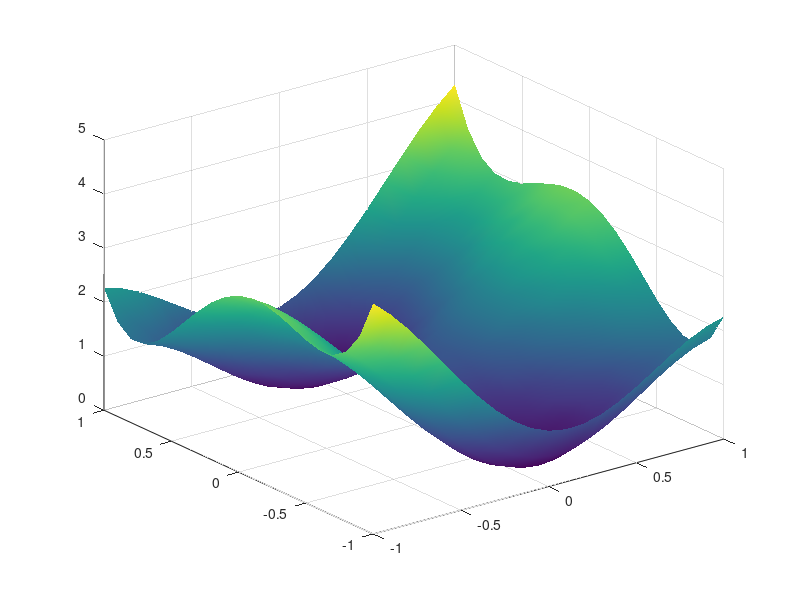
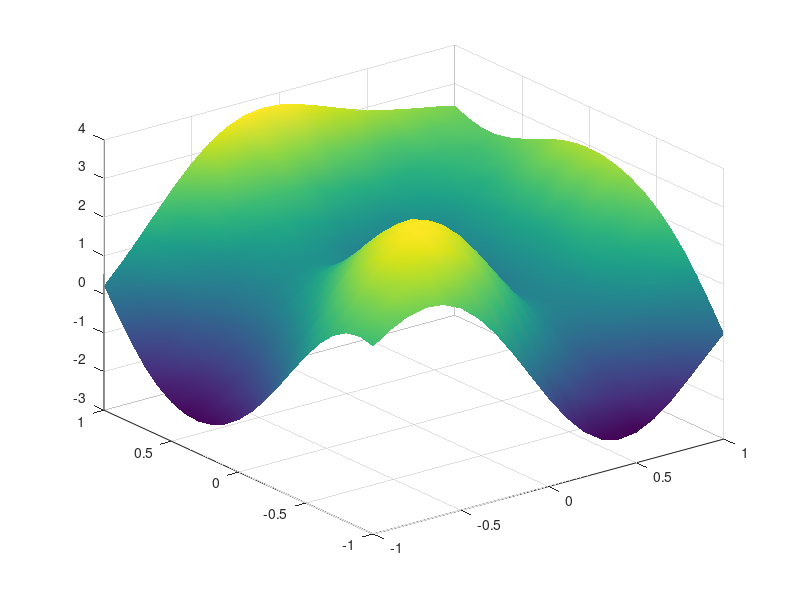
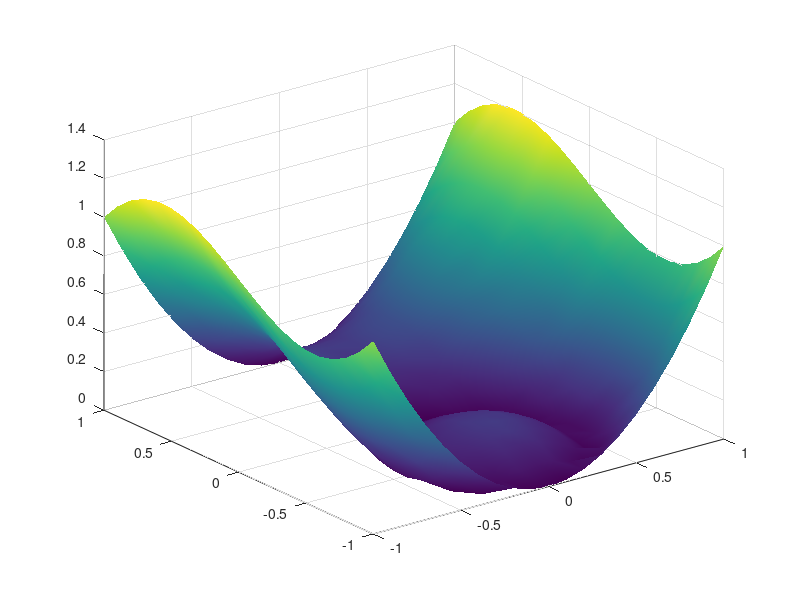
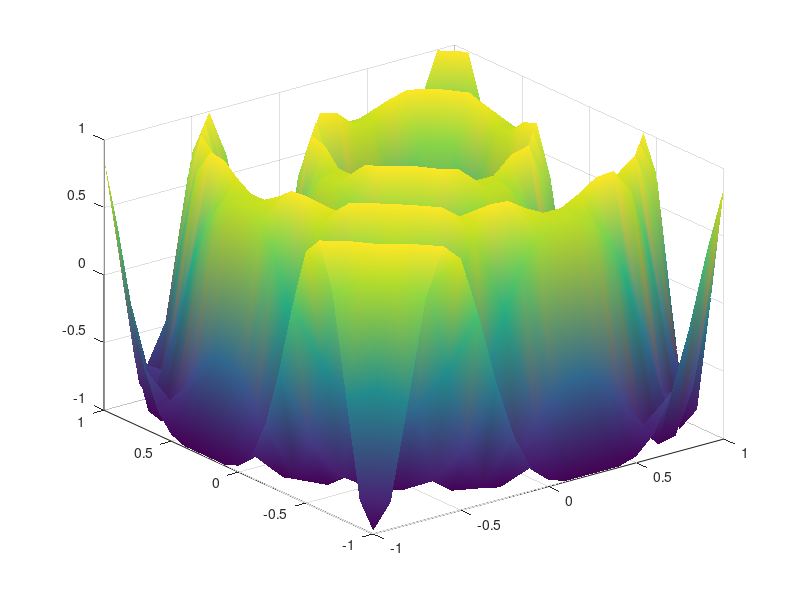

Write MATLAB code to recreate these figures, in order. (Note: this script raises an error after producing the figures.)
clc;
clear variables;
close all force;

Na = 30;
Nb = 5*Na;
a = [-1,-1];    %left bottom point
b = [1,1];      %right top point





%interpolated grid
T0 = zeros(Na, 2);
T0(:,1) = (a(1):(b(1)-a(1))/(Na-1):b(1))';
T0(:,2) = (a(2):(b(2)-a(2))/(Na-1):b(2))';

%interpolation grid
T = zeros(Nb, 2);
T(:,1) = (a(1):(b(1)-a(1))/(Nb-1):b(1))';
T(:,2) = (a(2):(b(2)-a(2))/(Nb-1):b(2))';

%interpolated function

% f = @(x,y) ((x+5).^2 + y.^2 + 10);
% f = @(x,y) (x.^2 - y.^2)/2;
% f = @(x,y) x.^2 + 2;
% f = @(x,y) (x.^2 + y.^2+2).^0.5;
% f = @(x,y) (5+x)./(5-x).*(x.^2) - y.^2;

%from https://www.emse.fr/enbis-emse2009/pdf/articles/Muehlenstaedt%20Kuhnt.pdf
fList = cell(6,1);
fNames=cell(6,1);
fZones = cell(6,2);
fXYLim=cell(6,1);
fZLim=cell(6,1);
%Hump function
fList{2} = @(x,y) 1.0316+4*x.^2-2.1*x.^4 + (1/3)*x.^6 + x.*y - 4*y.^2 + 4*y.^4;
fNames{2} = 'Hump';
fZones{2,1} = [-7;-7];
fZones{2,2} = [7;7];
%Peaks function
fList{3} = @(x,y) 3*((1-x).^2).*exp(-x.^2-(y+1).^2)-10*(x./5-x.^3-y.^5).*exp(-x.^2-y.^2)-(1/3)*exp(-(x+1).^2-y.^2);
fNames{3} = 'Peaks';
fZones{3,1} = [-5;-5];
fZones{3,2} = [5;5];
%Not smooth
fList{4} = @(x,y) abs(x.^2 + sin(0.5*pi*y) - y);
fNames{4} = 'Not smooth';
fZones{4,1} = [-1;-1];
fZones{4,2} = [1;1];
%Sibson
fList{5} = @(x,y) cos(4*pi*((x-0.25).^2 + (y-0.25).^2).^(1/2));
fNames{5} = 'Sibson';
fZones{5,1} = [0;0];
fZones{5,2} = [1;1];

fList{6}=@(x,y) ((100*x).^2 + (100*y).^2 + 10);
fNames{6}='Paraboloid';
fZones{6,1} = [-50;-50];
fZones{6,2} = [50;50];


[X0,Y0] = meshgrid((a(1):0.1:b(1))',(a(2):0.1:b(2))');
for fN=2:1:size(fList,1)
    figure(fN);
    surf(X0,Y0,fList{fN}(X0,Y0));
    shading interp;
end

%grid
[X0,Y0] = meshgrid(T0(:,1),T0(:,2));
[X,Y] = meshgrid(T(:,1),T(:,2));
methNames={'Bilinear', 'Bicubic', 'Bicubic Kramer'};
meths = { @(A,B,C) my_bilinear(A,B,C); @(A,B,C) my_bicubic(A,B,C); @(A,B,C) my_optimized_bicubic(A,B,C) };
Err=[];
Time=[];
for fN=2:1:size(fList,1)
% for fN=4:1:4
    a = fZones{fN,1};
    b = fZones{fN,2};
    a=a
    b=b
    %interpolated grid
    T0 = zeros(Na, 2);
    T0(:,1) = (a(1):(b(1)-a(1))/(Na-1):b(1))';
    T0(:,2) = (a(2):(b(2)-a(2))/(Na-1):b(2))';

    %interpolation grid
    T = zeros(Nb, 2);
    T(:,1) = (a(1):(b(1)-a(1))/(Nb-1):b(1))';
    T(:,2) = (a(2):(b(2)-a(2))/(Nb-1):b(2))';

    %grid
    [X0,Y0] = meshgrid(T0(:,1),T0(:,2));
    [X,Y] = meshgrid(T(:,1),T(:,2));
    
    F0 = fList{fN}(X,Y);    %true F value
    timeAverage = zeros(1,3);
    F=zeros(size(F0,1),size(F0,2),3);
    triesNumber=50;
    for j=1:1:triesNumber
        for m = 1:1:3
            tic;
            F(:,:,m) = meths{m}(fList{fN}(X0,Y0), {X0,Y0}, {X,Y});
            timeAverage(m) = timeAverage(m) + toc;
        end
    end
    timeAverage = timeAverage./triesNumber;
    Time=[Time; timeAverage];
    
  
%     figure(fN);
    figure('NumberTitle', 'off', 'Name', fNames{fN});
%     name("efe");
%     subplot(2,2,1);
%     surf(X0,Y0,fList{fN}(X0,Y0));
%     alpha 0.7;
    zL=-1;
    for j=1:1:size(meths,1)-1
        if j==1
            subplot(2,2,[1, 2]);
            
            FT=fList{fN}(X0,Y0);
            if sum(sum(isnan(F(:,:,j))))~=0
                FT(1,:)=nan;
                FT(end,:)=nan;
                FT(:,1)=nan;
                FT(:,end)=nan;
            end
            surf(X0,Y0,FT);
            title('Source');
            alpha 0.7;
            zL=zlim; 
           xL=xlim;
           yL=ylim;
           if abs(zL(1))<0.01
             zL(1) = -zL(2)/10;
           end
        end
%         if j==1
%            zL=zlim; 
%            xL=xlim;
%            yL=ylim;
%            if abs(zL(1))<0.01
%              zL(1) = -zL(2)/10;
%            end
%         end
        zlim(zL);
        xlim(xL);
        ylim(yL);
       subplot(2,2, 2+j);
       
       surf(X,Y,F(:,:,j));
       title(methNames{j});
       shading flat;
       
       zlim(zL);
       xlim(xL);
       ylim(yL);
    end
    F = abs(1-F./F0);
    temp=isnan(F);
    pointsCount=sum(sum(temp==0));
    F(temp)=0;
    Err = [Err, squeeze(sum(sum(F))./pointsCount)];
end
Err(1,:)=[];
Time(:,1)=[];

methNames={'Bilinear', 'Bicubic', 'Bicubic Kramer'};
figure('NumberTitle', 'off', 'Name', 'Conclusion: Na=30, Nb=150');
subplot(1,2,1);
bar(log10(Err'+1));
xticklabels(fNames);
xlabel('Function names');
ylabel('Relative error per point');
grid on;
grid minor;
legend(methNames);
% ylim([0,3]);

subplot(1,2,2);
bar(Time);
xticklabels(fNames);
xlabel('Function names');
ylabel("Work time, s");
grid on;
grid minor;
legend(methNames);

figure(30);
bar(Err(:,end)');
% ylim([0,0.0003]);
xticklabels(methNames);
ylabel('Relative error per point');

Na = 5;
Nb = 30*Na;

%interpolated grid
T0 = zeros(Na, 2);
T0(:,1) = (a(1):(b(1)-a(1))/(Na-1):b(1))';
T0(:,2) = (a(2):(b(2)-a(2))/(Na-1):b(2))';

%interpolation grid
T = zeros(Nb, 2);
T(:,1) = (a(1):(b(1)-a(1))/(Nb-1):b(1))';
T(:,2) = (a(2):(b(2)-a(2))/(Nb-1):b(2))';


%grid
[X0,Y0] = meshgrid(T0(:,1),T0(:,2));
[X,Y] = meshgrid(T(:,1),T(:,2));

Err=[];
Time=[];
for fN=2:1:size(fList,1)
    F0 = fList{fN}(X,Y);    %true F value
    timeAverage = zeros(1,3);
    F=zeros(size(F0,1),size(F0,2),3);
    triesNumber=50;
    for j=1:1:triesNumber
        for m = 1:1:3
            tic;
            F(:,:,m) = meths{m}(fList{fN}(X0,Y0), {X0,Y0}, {X,Y});
            timeAverage(m) = timeAverage(m) + toc;
        end
    end
    timeAverage = timeAverage./triesNumber;
    Time=[Time; timeAverage];
    
    F = abs(1-F./F0);
    temp=isnan(F);
    pointsCount=sum(sum(temp==0));
    F(temp)=0;
    Err = [Err, squeeze(sum(sum(F))./pointsCount)];
end
Err(1,:)=[];
Time(:,1)=[];
QQQ=log10(Err+1)
figure('NumberTitle', 'off', 'Name', 'Conclusion: Na=5, Nb=150');
subplot(1,2,1);
bar(Err');
xticklabels(fNames);
xlabel('Function names');
ylabel('Relative error per point');
grid on;
grid minor;
legend(methNames);
ylim([0,20]);

subplot(1,2,2);
bar(Time);
xticklabels(fNames);
xlabel('Function names');
ylabel("Work time, s");
grid on;
grid minor;
legend(methNames);

figure(40);
bar(Err(:,end)');
% ylim([0,0.0003]);
xticklabels(methNames);
ylabel('Relative error per point');